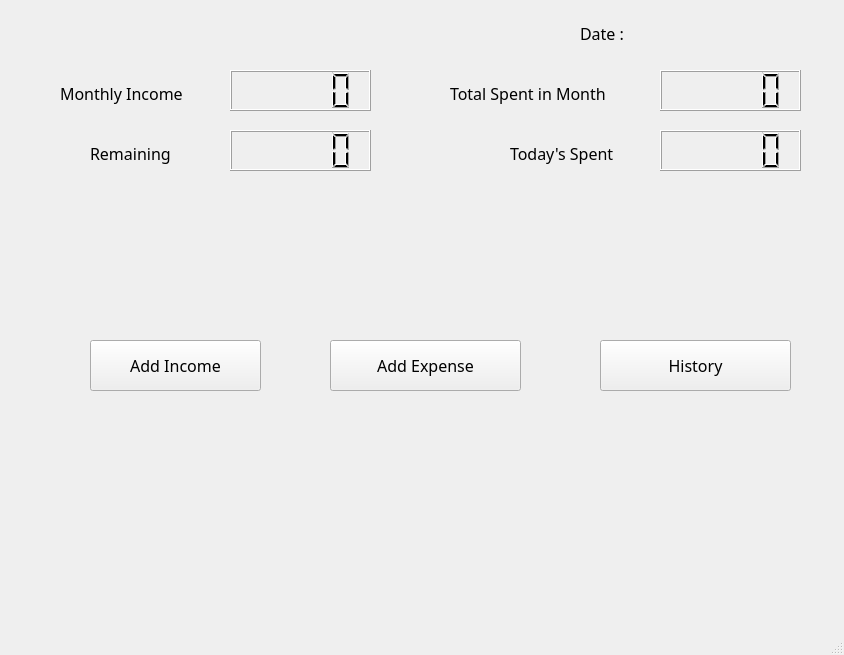
<?xml version="1.0" encoding="UTF-8"?>
<ui version="4.0">
 <class>MainWindow</class>
 <widget class="QMainWindow" name="MainWindow">
  <property name="geometry">
   <rect>
    <x>0</x>
    <y>0</y>
    <width>844</width>
    <height>655</height>
   </rect>
  </property>
  <property name="windowTitle">
   <string>Expenses Management</string>
  </property>
  <property name="autoFillBackground">
   <bool>false</bool>
  </property>
  <widget class="QWidget" name="centralwidget">
   <widget class="QLCDNumber" name="ToSpm">
    <property name="geometry">
     <rect>
      <x>660</x>
      <y>70</y>
      <width>141</width>
      <height>41</height>
     </rect>
    </property>
   </widget>
   <widget class="QLCDNumber" name="Rem">
    <property name="geometry">
     <rect>
      <x>230</x>
      <y>130</y>
      <width>141</width>
      <height>41</height>
     </rect>
    </property>
   </widget>
   <widget class="QLCDNumber" name="Tospe">
    <property name="geometry">
     <rect>
      <x>660</x>
      <y>130</y>
      <width>141</width>
      <height>41</height>
     </rect>
    </property>
   </widget>
   <widget class="QPushButton" name="Addbt">
    <property name="geometry">
     <rect>
      <x>330</x>
      <y>340</y>
      <width>191</width>
      <height>51</height>
     </rect>
    </property>
    <property name="font">
     <font>
      <family>Perpetua Titling MT</family>
      <pointsize>12</pointsize>
     </font>
    </property>
    <property name="text">
     <string>Add Expense</string>
    </property>
   </widget>
   <widget class="QPushButton" name="Histbt">
    <property name="geometry">
     <rect>
      <x>600</x>
      <y>340</y>
      <width>191</width>
      <height>51</height>
     </rect>
    </property>
    <property name="font">
     <font>
      <family>Perpetua Titling MT</family>
      <pointsize>12</pointsize>
     </font>
    </property>
    <property name="text">
     <string>History</string>
    </property>
   </widget>
   <widget class="QPushButton" name="Incbt">
    <property name="geometry">
     <rect>
      <x>90</x>
      <y>340</y>
      <width>171</width>
      <height>51</height>
     </rect>
    </property>
    <property name="font">
     <font>
      <family>Perpetua Titling MT</family>
      <pointsize>12</pointsize>
     </font>
    </property>
    <property name="text">
     <string>Add Income</string>
    </property>
   </widget>
   <widget class="QLCDNumber" name="MonIncSh">
    <property name="geometry">
     <rect>
      <x>230</x>
      <y>70</y>
      <width>141</width>
      <height>41</height>
     </rect>
    </property>
   </widget>
   <widget class="QLabel" name="label_6">
    <property name="geometry">
     <rect>
      <x>60</x>
      <y>80</y>
      <width>161</width>
      <height>26</height>
     </rect>
    </property>
    <property name="font">
     <font>
      <family>Sanskrit Text</family>
      <pointsize>12</pointsize>
     </font>
    </property>
    <property name="text">
     <string>Monthly Income</string>
    </property>
   </widget>
   <widget class="QLabel" name="label_3">
    <property name="geometry">
     <rect>
      <x>510</x>
      <y>140</y>
      <width>141</width>
      <height>26</height>
     </rect>
    </property>
    <property name="font">
     <font>
      <family>Sanskrit Text</family>
      <pointsize>12</pointsize>
     </font>
    </property>
    <property name="text">
     <string>Today's Spent</string>
    </property>
   </widget>
   <widget class="QLabel" name="label_4">
    <property name="geometry">
     <rect>
      <x>450</x>
      <y>80</y>
      <width>201</width>
      <height>26</height>
     </rect>
    </property>
    <property name="font">
     <font>
      <family>Sanskrit Text</family>
      <pointsize>12</pointsize>
     </font>
    </property>
    <property name="text">
     <string>Total Spent in Month</string>
    </property>
   </widget>
   <widget class="QLabel" name="label_5">
    <property name="geometry">
     <rect>
      <x>90</x>
      <y>140</y>
      <width>121</width>
      <height>26</height>
     </rect>
    </property>
    <property name="font">
     <font>
      <family>Sanskrit Text</family>
      <pointsize>12</pointsize>
     </font>
    </property>
    <property name="text">
     <string>Remaining </string>
    </property>
   </widget>
   <widget class="QLabel" name="label_2">
    <property name="geometry">
     <rect>
      <x>580</x>
      <y>20</y>
      <width>71</width>
      <height>26</height>
     </rect>
    </property>
    <property name="font">
     <font>
      <family>Sanskrit Text</family>
      <pointsize>12</pointsize>
     </font>
    </property>
    <property name="text">
     <string>Date :</string>
    </property>
   </widget>
   <widget class="QLabel" name="Sedt">
    <property name="geometry">
     <rect>
      <x>650</x>
      <y>20</y>
      <width>171</width>
      <height>31</height>
     </rect>
    </property>
    <property name="font">
     <font>
      <family>Sanskrit Text</family>
      <pointsize>12</pointsize>
     </font>
    </property>
    <property name="text">
     <string/>
    </property>
   </widget>
   <widget class="QLabel" name="Res">
    <property name="geometry">
     <rect>
      <x>200</x>
      <y>500</y>
      <width>401</width>
      <height>31</height>
     </rect>
    </property>
    <property name="font">
     <font>
      <family>Sanskrit Text</family>
      <pointsize>12</pointsize>
     </font>
    </property>
    <property name="text">
     <string/>
    </property>
   </widget>
  </widget>
  <widget class="QStatusBar" name="statusbar"/>
 </widget>
 <resources/>
 <connections/>
</ui>
